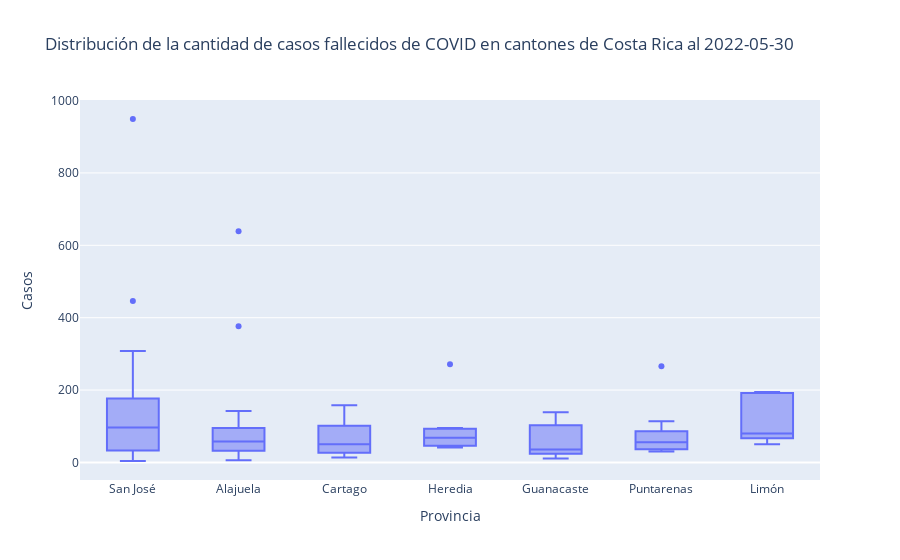

Notebook code cell kept with this figure:
### Code cell
# Gráfico de caja de casos fallecidos en cantones, agrupados por provincia
px.box(covid_cantonal_fallecidos,
       y="fallecidos",
       x="provincia",
       hover_data=["canton"], # campo que se despliega con el ratón
       title="Distribución de la cantidad de casos fallecidos de COVID en cantones de Costa Rica al 2022-05-30",
       labels={"fallecidos":"Casos", "provincia": "Provincia", "canton":"Cantón"})

### Figure 1 — Plotly figure (JSON) as saved in the notebook; plotly's stock layout.template omitted (floating-point values rounded to 4 significant figures)
{"data": [{"alignmentgroup": "True", "customdata": [["Acosta"], ["Alajuelita"], ["Aserrí"], ["Curridabat"], ["Desamparados"], ["Dota"], ["Escazú"], ["Goicoechea"], ["León Cortés Castro"], ["Montes de Oca"], ["Mora"], ["Moravia"], ["Pérez Zeledón"], ["Puriscal"], ["San José"], ["Santa Ana"], ["Tarrazú"], ["Tibás"], ["Turrubares"], ["Vázquez de Coronado"], ["Alajuela"], ["Atenas"], ["Grecia"], ["Guatuso"], ["Los Chiles"], ["Naranjo"], ["Orotina"], ["Palmares"], ["Poás"], ["Río Cuarto"], ["San Carlos"], ["San Mateo"], ["San Ramón"], ["Sarchí"], ["Upala"], ["Zarcero"], ["Alvarado"], ["Cartago"], ["El Guarco"], ["Jiménez"], ["La Unión"], ["Oreamuno"], ["Paraíso"], ["Turrialba"], ["Barva"], ["Belén"], ["Flores"], ["Heredia"], ["San Isidro"], ["San Pablo"], ["San Rafael"], ["Santa Barbara"], ["Santo Domingo"], ["Sarapiquí"], ["Abangares"], ["Bagaces"], ["Cañas"], ["Carrillo"], ["Hojancha"], ["La Cruz"], ["Liberia"], ["Nandayure"], ["Nicoya"], ["Santa Cruz"], ["Tilarán"], ["Buenos Aires"], ["Corredores"], ["Coto Brus"], ["Esparza"], ["Garabito"], ["Golfito"], ["Montes de Oro"], ["Osa"], ["Parrita"], ["Puntarenas"], ["Quepos"], ["Guácimo"], ["Limón"], ["Matina"], ["Pococí"], ["Siquirres"], ["Talamanca"]], "hovertemplate": "Provincia=%{x}<br>Casos=%{y}<br>Cantón=%{customdata[0]}<extra></extra>", "legendgroup": "", "marker": {"color": "#636efa"}, "name": "", "notched": false, "offsetgroup": "", "orientation": "v", "showlegend": false, "type": "box", "x": ["San José", "San José", "San José", "San José", "San José", "San José", "San José", "San José", "San José", "San José", "San José", "San José", "San José", "San José", "San José", "San José", "San José", "San José", "San José", "San José", "Alajuela", "Alajuela", "Alajuela", "Alajuela", "Alajuela", "Alajuela", "Alajuela", "Alajuela", "Alajuela", "Alajuela", "Alajuela", "Alajuela", "Alajuela", "Alajuela", "Alajuela", "Alajuela", "Cartago", "Cartago", "Cartago", "Cartago", "Cartago", "Cartago", "Cartago", "Cartago", "Heredia", "Heredia", "Heredia", "Heredia", "Heredia", "Heredia", "Heredia", "Heredia", "Heredia", "Heredia", "Guanacaste", "Guanacaste", "Guanacaste", "Guanacaste", "Guanacaste", "Guanacaste", "Guanacaste", "Guanacaste", "Guanacaste", "Guanacaste", "Guanacaste", "Puntarenas", "Puntarenas", "Puntarenas", "Puntarenas", "Puntarenas", "Puntarenas", "Puntarenas", "Puntarenas", "Puntarenas", "Puntarenas", "Puntarenas", "Limón", "Limón", "Limón", "Limón", "Limón", "Limón"], "x0": " ", "xaxis": "x", "y": [19, 181, 82, 145, 446, 6, 117, 308, 4, 76, 47, 109, 270, 47, 949, 84, 9, 173, 4, 116, 639, 38, 124, 38, 58, 65, 36, 65, 58, 17, 376, 6, 142, 25, 66, 28, 14, 158, 36, 17, 140, 48, 52, 63, 77, 46, 45, 271, 41, 53, 93, 59, 95, 89, 24, 36, 53, 78, 11, 29, 139, 12, 111, 129, 24, 95, 114, 40, 60, 34, 56, 30, 56, 35, 266, 54, 67, 192, 50, 195, 87, 73], "y0": " ", "yaxis": "y"}], "layout": {"boxmode": "group", "legend": {"tracegroupgap": 0}, "title": {"text": "Distribución de la cantidad de casos fallecidos de COVID en cantones de Costa Rica al 2022-05-30"}, "xaxis": {"anchor": "y", "domain": [0, 1], "title": {"text": "Provincia"}}, "yaxis": {"anchor": "x", "domain": [0, 1], "title": {"text": "Casos"}}}}
